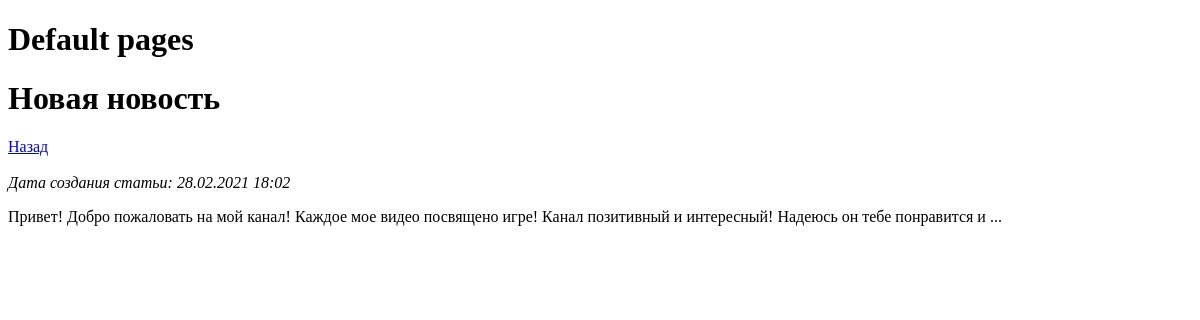
Before: /news/5 with the older database file.
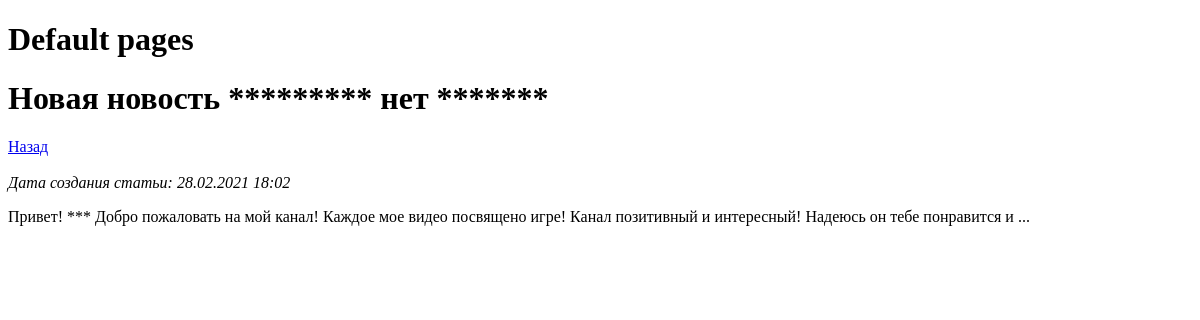
After: the same page with the newer database file.
### NewsPaper/models.py (models this page shows, shortened)
class Post(models.Model):
    state = 'ST'
    news = 'NE'
    FIELD = [
        (state, 'Статья'),
        (news, 'Новость')
    ]
    type = models.CharField(max_length=2, choices=FIELD)
    post_date_creation = models.DateTimeField(auto_now_add=True)
    post_heading = models.CharField(max_length=255)
    post_text = models.TextField()
    post_rating = models.IntegerField(default=0)
    author = models.ForeignKey(Author, on_delete=models.CASCADE)
    category = models.ManyToManyField(Category, through='PostCategory')

### NewsPaper/views.py (the view)
# urls.py: path('<int:pk>', NewsDetail.as_view()),
class NewsDetail(DetailView):
    model = Post  # модель всё та же, но мы хотим получать детали конкретно отдельного товара
    template_name = 'single_news.html'  # название шаблона будет product.html
    context_object_name = 'single_news'  # название объекта. в нём будет
    queryset = Post.objects.filter(type='NE')

### NewsPaper/templatetags/my_filters.py (called while the page is built)
@register.filter(name='censor')
def censor(value):
    if isinstance(value, str):
        censor_words = ['плохоеслово', 'компостер', 'гадость', 'лох']
        split_string = value.split()
        for word in censor_words:
            if word in split_string:
                for j in range(len(split_string)):
                    if word == split_string[j]:
                        split_string[j] = '*' * len(split_string[j])
        return ' '.join(split_string)
    else:
        raise ValueError(f'Ошибка: значение должно быть строкой')

### templates/single_news.html (shortened to what this page needs)
{% extends 'default.html' %}
{% load my_filters %}
{% block content %}
    <h1>{{ single_news.post_heading|censor }}</h1>
    <div><a href="/news/">Назад</a></div>
    <br>
    <i>Дата создания статьи: {{ single_news.post_date_creation|date:'d.m.Y H:m' }}</i>
    <p>{{ single_news.post_text|censor }}</p>
{% endblock content %}

Changed rows visible on the page:
changed Post: post_heading|censor "Новая новость" → "Новая новость ********* нет *******"; post_text|censor "Привет! Добро пожаловать на мой канал! Каждое мое видео посвящено игре! Канал позитивный и интересный! Надеюсь он тебе понравится и ..." → "Привет! *** Добро пожаловать на мой канал! Каждое мое видео посвящено игре! Канал позитивный и интересный! Надеюсь он тебе понравится и ..."
